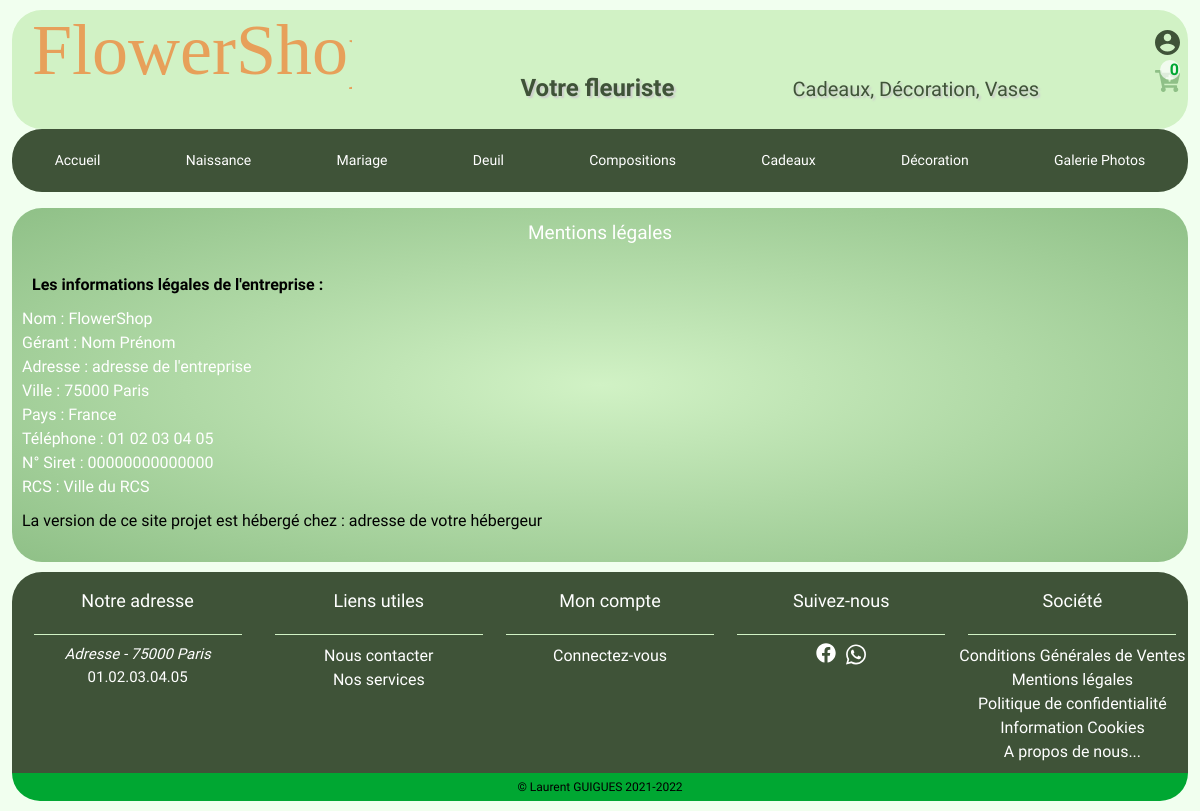
The app's page /index.php?page=static&id=2 with its own data.
### tables this page shows
CREATE TABLE `category` (
  `id` int(10) NOT NULL,
  `id_category` int(10) DEFAULT NULL,
  `category_name` varchar(255) DEFAULT NULL,
  `title_category` varchar(255) DEFAULT NULL,
  `text_category` text,
  `category_product` int(11) DEFAULT NULL,
  `name_img_category` varchar(255) DEFAULT NULL
);

CREATE TABLE `content` (
  `id_page` int(10) NOT NULL,
  `title_content` varchar(255) DEFAULT NULL,
  `text_content` text,
  `img_content` varchar(255) DEFAULT NULL,
  `deletable` int(11) DEFAULT NULL,
  `active` int(11) DEFAULT NULL,
  `id_location` int(10) DEFAULT '0',
  `date_add` date DEFAULT NULL,
  `date_upd` date DEFAULT NULL
);

CREATE TABLE `shop` (
  `id` int(10) NOT NULL,
  `id_gender` int(10) NOT NULL,
  `lastname` varchar(255) DEFAULT NULL,
  `firstname` varchar(255) DEFAULT NULL,
  `capacity` varchar(255) DEFAULT NULL,
  `company` varchar(255) DEFAULT NULL,
  `addresse` varchar(255) DEFAULT NULL,
  `zip_code` varchar(5) DEFAULT NULL,
  `city` varchar(255) DEFAULT NULL,
  `country` varchar(255) DEFAULT NULL,
  `phone` varchar(14) DEFAULT NULL,
  `siret` varchar(14) DEFAULT NULL,
  `rcs` varchar(255) DEFAULT NULL,
  `localization_map` longtext,
  `homepage_teaser_title` varchar(255) DEFAULT NULL
);

CREATE TABLE `social_network` (
  `id` int(10) NOT NULL,
  `network_name` varchar(255) DEFAULT NULL,
  `network_url` varchar(255) DEFAULT NULL,
  `network_img` varchar(255) DEFAULT NULL,
  `network_description` varchar(45) DEFAULT NULL,
  `active` tinyint(1) NOT NULL
);

### controllers/LayoutController.php (called while the page is built, shortened)
<?php
require('models/Shop.php');
require('models/SocialNetwork.php');
require('models/Category.php');
require('models/Content.php');
class LayoutController
{
    public function __construct()
    {
        $this -> _shopInformation = new Shop();
        $this -> _socialNetwork = new SocialNetwork();
        $this -> _category = new Category();
        $this -> _content = new Content();
        $this -> _shopInformation = $this -> _shopInformation -> getShopInformation();
        $this -> authorizedTags = '<p><strong><ol><ul><li><a><em><hr><table><caption><thead><tr><th><tbody><td><s><blockquote><img>';
    }
}

### models/Category.php (called while the page is built, shortened)
<?php
class category
{
    private $_db;
    public function __construct()
    {
        $this -> _connectDb = new configDb();
        $this -> _db = $this -> _connectDb -> getConnection();
    }
    public function getCategorys()
    {
        $query = $this -> _db -> prepare('SELECT id_category, category_name, title_category, text_category, category_product FROM category');
        $query -> execute();
        $categorys = $query -> fetchAll();
        return $categorys;
    }
}

### config/configDb.php (called while the page is built)
<?php
class configDb {
    private $_db;
    public function __construct()
    {
        try
        {
            $this -> _db = new PDO('mysql:host=localhost;dbname=flower_shop;charset=utf8','root', 'root', array(PDO::ATTR_ERRMODE=>PDO::ERRMODE_WARNING));
        }
        catch(Exception $e)
        {
            die('Message : Erreur de connexion à votre base de donnée'.$e->getMessage());
        }
    }
    public function getConnection()
    {
        return $this -> _db;
    }
}

### models/Content.php (called while the page is built, shortened)
<?php
class Content
{
    private $_db;
    public function __construct()
    {
        $this -> _connectDb = new configDb();
        $this -> _db = $this -> _connectDb -> getConnection();
    }
    public function getStaticPageContent($idPage)
    {
        $query = $this -> _db -> prepare('SELECT title_content, text_content FROM content WHERE id_page = ?');
        $query -> execute([$idPage]);
        $staticPage = $query -> fetch();
        return $staticPage;
    }
    public function getLinksFooterByLocation($idLocation)
    {
        $query = $this -> _db -> prepare('SELECT id_page, title_content, active FROM content WHERE id_location = ? AND active = 1');
        $query -> execute([$idLocation]);
        $linksFooter = $query -> fetchAll();
        return $linksFooter;
    }
}

### models/Shop.php (called while the page is built, shortened)
<?php
class Shop
{
    private $_db;
    public function __construct()
    {
        $this -> _connectDb = new configDb();
        $this -> _db = $this -> _connectDb -> getConnection();
    }
    public function getShopInformation()
    {
        $query = $this -> _db -> prepare('SELECT id,shop.id_gender,gender.gender_name,lastname,firstname,capacity,company,addresse,zip_code,city,country,phone,siret,rcs,localization_map,homepage_teaser_title FROM shop INNER JOIN gender ON shop.id_gender = gender.id_gender');
        $query -> execute();
        $shopInformation = $query -> fetch();
        return $shopInformation;
    }
}

### models/SocialNetwork.php (called while the page is built, shortened)
<?php
class SocialNetwork
{
    private $_db;
    public function __construct()
    {
        $this -> _connectDb = new configDb();
        $this -> _db = $this -> _connectDb -> getConnection();
    }
    public function getActiveSocialNetworks()
    {
        $query = $this -> _db -> prepare('SELECT id,network_name,network_url,network_img,network_description FROM social_network WHERE active = 1');
        $query -> execute();
        $socialNetworks = $query -> fetchAll();
        return $socialNetworks;
    }
}

### www/views/templates/layout.phtml (the view, shortened to what this page needs)
<!DOCTYPE html>
<html lang="fr">
<head>
    <link rel="stylesheet" href="https://cdnjs.cloudflare.com/ajax/libs/font-awesome/5.15.4/css/all.min.css" />
    <link rel="stylesheet" type="text/css" href="www/assets/css/normalize.css">
    <link rel="stylesheet" type="text/css" href="www/assets/css/theme.css">
</head>
<body class="scroll">
    <div class="container">
        <header>
            <div class="logo"><a class="logo" href="index.php"><img src="www/assets/img/svg/logo/logo.svg" alt="Logo du fleuriste FlowerShop" title="Votre fleuriste FlowerShop"></a>
                <h1>Votre fleuriste</h1>
                <p class="display-desktop-product">Cadeaux, Décoration, Vases</p>
            </div>
            <nav>
                <span id="userMenuClosed" class="icon-account-user">
                    <img src="www/assets/img/svg/icons/<?= !isset($_SESSION['idUser']) ? 'account_offline.svg' : 'account_online.svg' ?>" alt="Connexion espace client" title="<?= !isset($_SESSION['idUser']) ? 'Connectez-vous' : 'Mon compte' ?>">
                </span>
            </nav>
            <div class="icon-cart">
                <a id="cartStatus" href="index.php?page=viewCart" title="Mon panier">
                    <img src="www/assets/img/svg/icons/<?= empty($_SESSION['basket']) ? 'cart_empty.svg' : 'cart_full.svg' ?>" alt="Panier" title="<?= empty($_SESSION['basket']) ? 'Panier vide' : 'Voir votre panier' ?>">
                    <div class="cart-qty">
                        <span id="targetCartQty" class="qty">
                            <?= empty($_SESSION['basket']) ? '0' : '' ?>
                        </span>
                    </div>
                </a>
            </div>
                        <?php foreach ($this->_category->getCategorys() as $linkCategory) : ?>
                            <li><a href="index.php?page=category&id=<?= htmlspecialchars($linkCategory['id_category']) ?>" title="<?= htmlspecialchars($linkCategory['category_name']) ?>"><?= htmlspecialchars($linkCategory['category_name']) ?></a></li>
                        <?php endforeach; ?>
        </header>
        <main class="main-containt">
            <nav class="header-nav-desktop">
                <a class="nav-desktop" href="index.php" title="Accueil">Accueil</a>
                <?php foreach ($this->_category->getCategorys() as $linkCategory) : ?>
                    <a class="nav-desktop" href="index.php?page=category&id=<?= htmlspecialchars($linkCategory['id_category']) ?>" title="<?= htmlspecialchars($linkCategory['category_name']) ?>"><?= htmlspecialchars($linkCategory['category_name']) ?></a>
                <?php endforeach; ?>
            </nav>
            <?php require $template . ".phtml" ?>
        </main>
        <footer>
            <div class="row-footer">
                <section class="footer-address">
                    <h3 class="title-footer">Notre adresse</h3>
                    <div class="tirets"></div>
                    <address><?= htmlspecialchars($this->_shopInformation['addresse']) . " - " . htmlspecialchars($this->_shopInformation['zip_code']) . " " . htmlspecialchars($this->_shopInformation['city']) ?></address>
                    <span><?= htmlspecialchars($this->_shopInformation['phone']) ?></span>
                </section>
                <nav class="footer-nav">
                    <h3 class="title-footer">Liens utiles</h3>
                    <div class="tirets"></div>
                    <ul>
                        <li><a href="index.php?page=contact" title="Nous contacter">Nous contacter</a></li>
                        <li><a href="index.php?page=services" title="Nos services">Nos services</a></li>
                    </ul>
                </nav>
                <nav class="footer-nav">
                    <h3 class="title-footer">Mon compte</h3>
                    <div class="tirets"></div>
                    <ul>
                        <?php if (isset($_SESSION['idUser'])) : ?>
                            <li><a href="index.php?page=customer_account" title="Mon compte">Mon compte</a></li>
                            <li><a href="index.php?page=identity" title="Mes informations">Mes Informations</a></li>
                            <li><a href="index.php?page=userAddress" title="Mes adresses">Mes adresses</a></li>
                            <li><a href="index.php?page=myOrders" title="Mes commandes">Mes commandes</a></li>
                            <li><a href="index.php?page=myBookingsFlowerWorkshop" title="Mes ateliers">Mes ateliers</a></li>
                            <li><a href="index.php?page=myMessages" title="Mes messages">Mes messages</a></li>
                            <li><a href="index.php?page=disconnection" title="Déconnexion">Déconnexion</a></li>
                        <?php else : ?>
                            <li><a href="index.php?page=authentification" title="Connectez-vous">Connectez-vous</a></li>
                        <?php endif; ?>
                    </ul>
                </nav>
                <section class="icon-social">
                    <h3 class="title-footer">Suivez-nous</h3>
                    <div class="tirets"></div>
                    <div class="icons">
                        <?php foreach ($this->_socialNetwork->getActiveSocialNetworks() as $socialNetwork) : ?>
                            <a href="<?= htmlspecialchars($socialNetwork['network_url']) ?>" title="<?= htmlspecialchars($socialNetwork['network_url']) ?>">
                                <img class="social-icons" src="www/assets/img/svg/icons/<?= htmlspecialchars($socialNetwork['network_img']) ?>" alt="<?= htmlspecialchars($socialNetwork['network_description']) ?>" title="<?= htmlspecialchars($socialNetwork['network_name']) ?>">
                            </a>
                        <?php endforeach; ?>
                    </div>
                </section>
                <nav class="footer-nav">
                    <h3 class="title-footer">Société</h3>
                    <div class="tirets"></div>
                    <ul>
                        <?php foreach ($this->_content->getLinksFooterByLocation($idLocation = 6) as $linkFooter) : ?>
                            <li><a href="index.php?page=static&id=<?= htmlspecialchars($linkFooter['id_page']) ?>" title="<?= htmlspecialchars($linkFooter['title_content']) ?>"><?= htmlspecialchars($linkFooter['title_content']) ?></a></li>
                        <?php endforeach; ?>
                    </ul>
                </nav>
            </div>
            <div class="copyright">
                <span>&copy;<a href="https://www.linkedin.com/in/laurent-guigues-25939b69/" title="Copyright Laurent GUIGUES"> Laurent GUIGUES 2021-<?= date('Y') ?></a></span>
            </div>
        </footer>
    </div>
</body>
</html>

### www/views/statics/static_page.phtml
<article>
    <div class="row static">
    <h2><?= htmlspecialchars($content['title_content']) ?></h2>
        <div class="dynamic">
            <?= strip_tags($content['text_content'],$tags) ?>
        </div>
    </div>
</article>

### records on screen
category: category_name "Naissance"
category: category_name "Mariage"
category: category_name "Deuil"
category: category_name "Compositions"
category: category_name "Cadeaux"
category: category_name "Décoration"
category: category_name "Galerie Photos"
content: title_content "Mentions légales", text_content "Les informations légales de l'entreprise : Nom : FlowerShop Gérant : Nom Prénom Adresse : adresse de l'entreprise Ville : 75000 Paris Pays : France Téléphone : 01 02 03 04 05 N° Siret : 00000000000000 RCS : Ville du RCS La version de ce site projet est hébergé chez : adresse de votre hébergeur"
shop: addresse "Adresse", zip_code "75000", city "Paris", phone "01.02.03.04.05"
social_network: network_img (picture)
social_network: network_img (picture)
content: title_content "Conditions Générales de Ventes"
content: title_content "Politique de confidentialité"
content: title_content "Information Cookies"
content: title_content "A propos de nous..."
